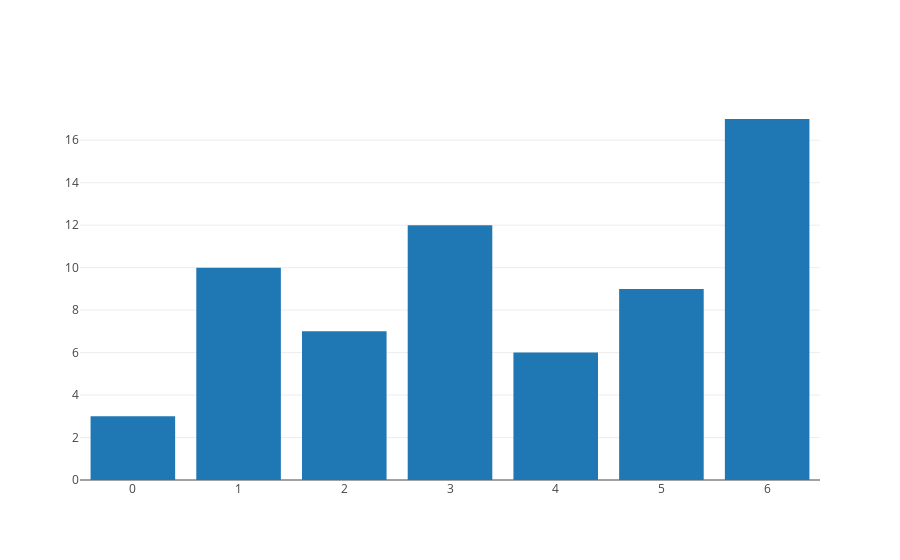

Here is the notebook cell this chart was saved with:
### Code cell
data = [go.Bar(
            x=data_x,
            y=data_y
    )]
iplot(data, filename='basic-bar')

### Figure 1 — Plotly figure (JSON) as saved in the notebook; plotly's stock layout.template omitted (floating-point values rounded to 4 significant figures)
{"data": [{"type": "bar", "x": [5, 1, 0, 2, 4, 6, 3], "y": [9, 10, 3, 7, 6, 17, 12]}], "layout": {}}
